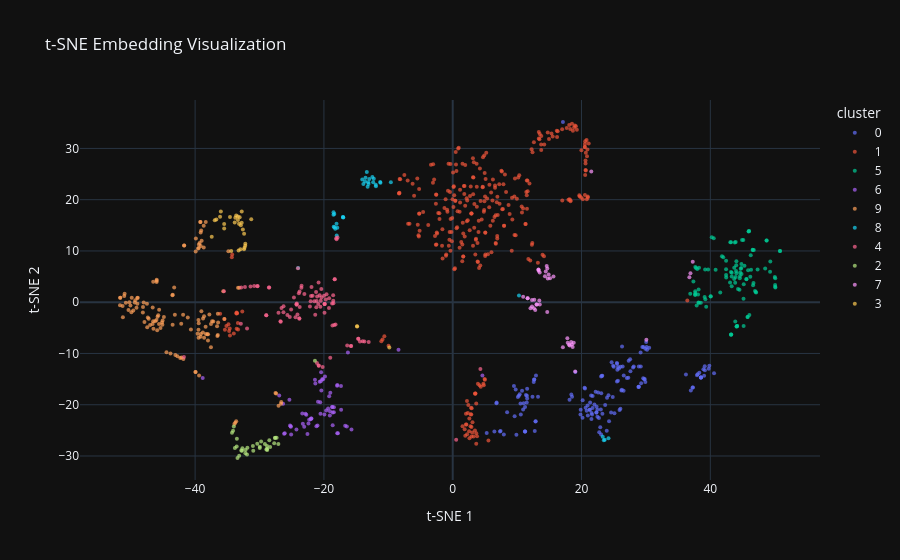
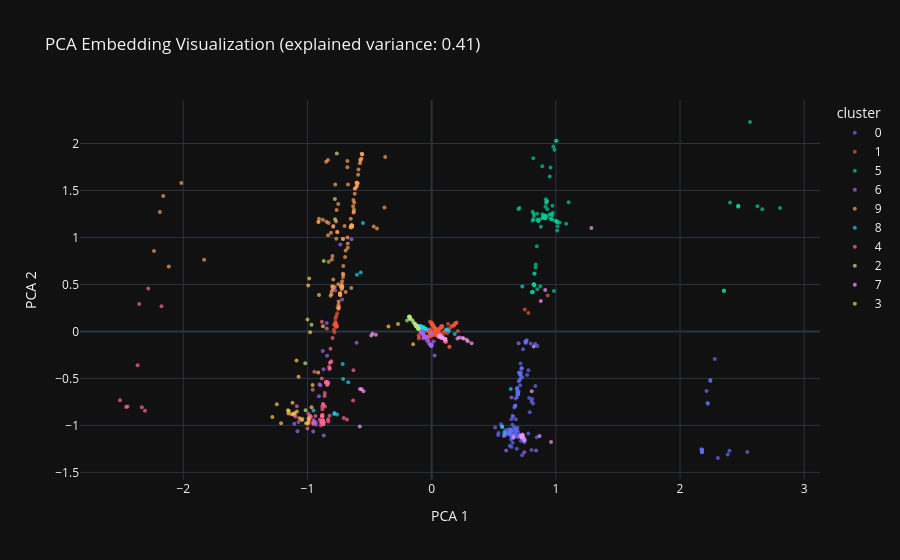

Notebook code cell kept with these figures, in order:
### Code cell
generate_analysis_report("./embeddings_output/v0/performance")
